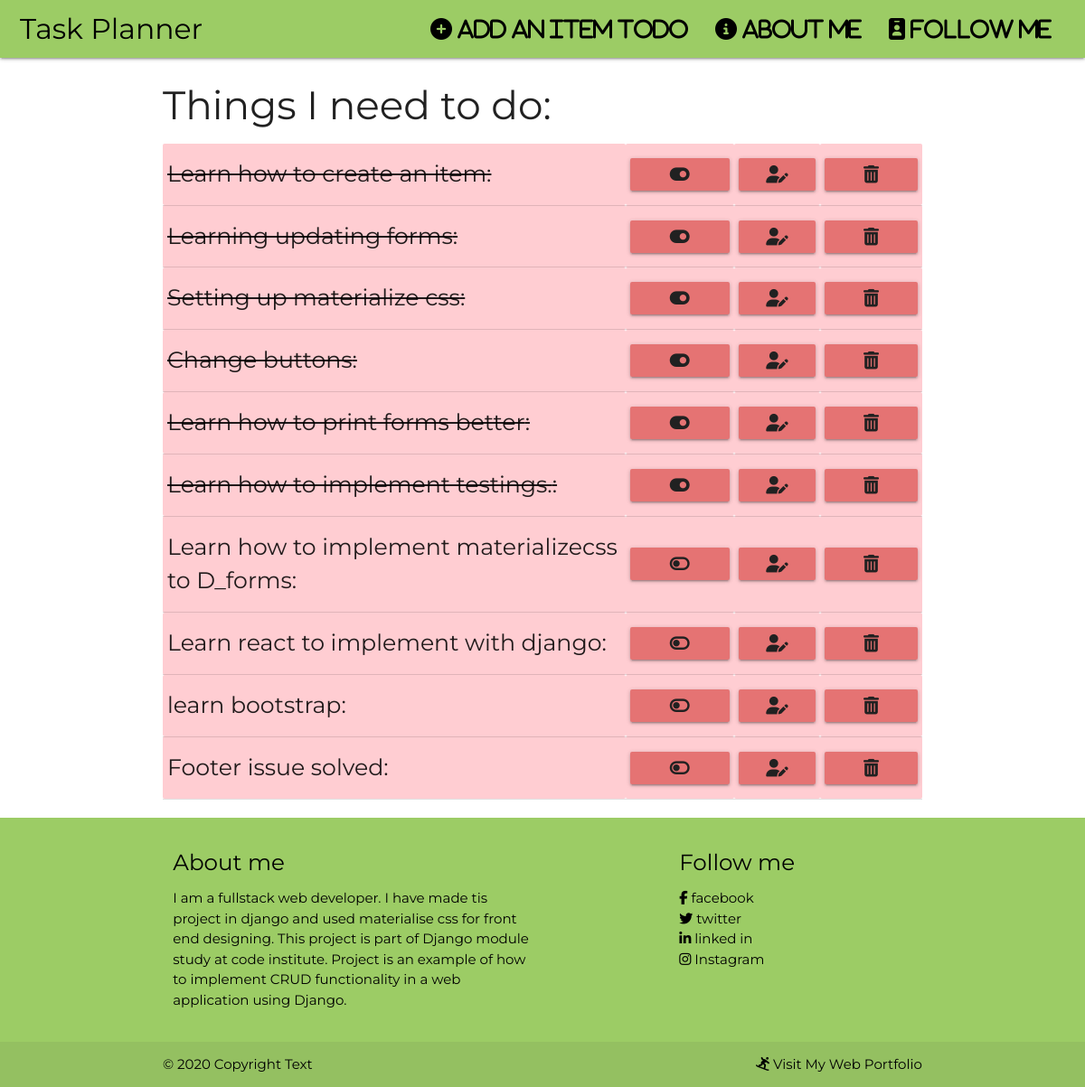
Before: / with the older database file.
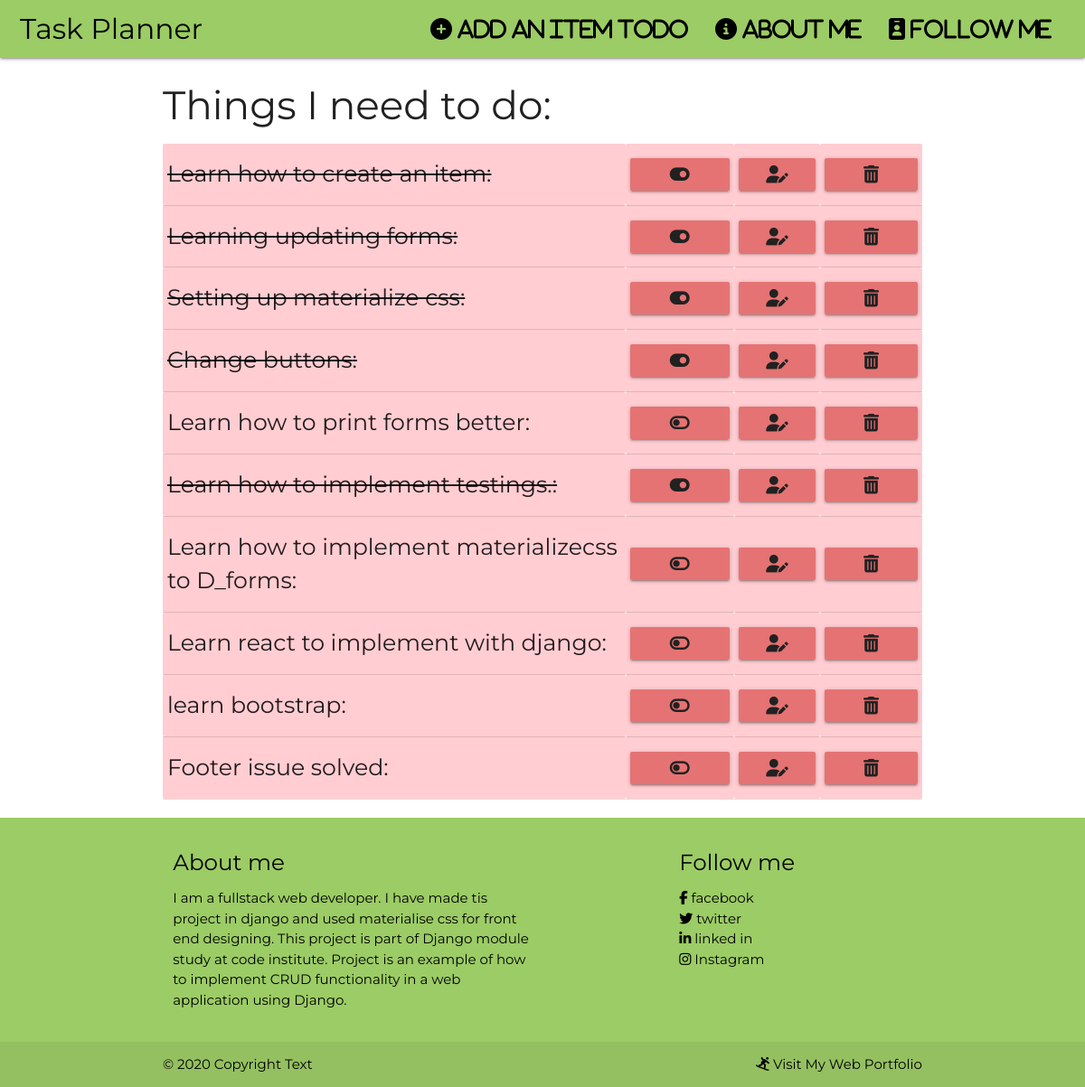
After: the same page with the newer database file.
### todo/models.py (models this page shows, shortened)
class Item(models.Model):
    name = models.CharField(max_length=50, null=False, blank=False)
    done = models.BooleanField(null=False, blank=False, default=False)

### todo/views.py (the view)
# urls.py: path('', views.get_todo_list, name='get_todo_list'),
def get_todo_list(request):
    items = Item.objects.all()
    context = {
        'items': items
    }
    return render(request, 'todo/todo_list.html', context)

### todo/templates/todo/todo_list.html (shortened to what this page needs)
<!DOCTYPE html>
<html lang="en">
<head>
	<link rel="stylesheet" href="https://cdnjs.cloudflare.com/ajax/libs/materialize/1.0.0/css/materialize.min.css">
</head>
<body>
	<header>
		<div class="navbar-fixed">
			<nav class="light-green lighten-1">
				<div class="nav-wrapper">
					<a href="#!" class="brand-logo hide-on-med-and-down black-text" style="margin-left:22px;">Task Planner</a>
					<ul class="right hide-on-med-and-down" style="margin-right:22px; font-weight:bolder;">
						<li><a href="/add" class="black-text"><i class="fas fa-plus-circle"> Add an Item Todo</i> </a></li>
						<li><a href="#footer" class="black-text"><i class="fas fa-info-circle"> About me</i></a></li>
						<li><a href="#footer" class="black-text"><i class="fas fa-id-badge"> Follow me</i></a></li>
					</ul>
				</div>
			</nav>
		</div>
	</header>
	<main>
		<div class="container" style="margin-bottom: 20px;">
			<h3 class="">Things I need to do:</h3>
			<table class="">
				{% for item in items %}
				<tr>
					{% if item.done %}
					<td class="flow-text red lighten-4"><strike>{{ item.name }}:</strike></td>
					{% else %}
					<td class="flow-text red lighten-4">{{ item.name }}:</td>
					{% endif %}
					<td class="red lighten-4">
                        {% if item.done %}
						<a href="/toggle/{{ item.id }}">
							<button class="waves-effect waves-light btn  red lighten-2"><i class="fas fa-toggle-on grey-text text-darken-4"></i> Toggle</button>
						</a>
                        {% else %}
                        <a href="/toggle/{{ item.id }}">
							<button class="waves-effect waves-light btn  red lighten-2"><i class="fas fa-toggle-off grey-text text-darken-4"></i> Toggle</button>
						</a>
                        {% endif %}
					</td>
					<td class="red lighten-4">
						<a href="/edit/{{ item.id }}">
							<button class="waves-effect waves-light btn  red lighten-2"><i class="fas fa-user-edit grey-text text-darken-4"></i> Edit</button>
						</a>
					</td>
					<td class="red lighten-4">
						<a href="/delete/{{ item.id }}">
							<button class="waves-effect waves-light btn  red lighten-2"><i class="fas fa-trash-alt grey-text text-darken-4"></i> Delete</button>
						</a>
					</td>
				</tr>
				{% empty %}
				<tr>
					<td>You have nothing to do.</td>
				</tr>
				{% endfor%}
			</table>
        </div>
	</main>
	<footer class="page-footer light-green lighten-1" >
		<div class="container">
			<div class="row">
				<div class="col l6 s12" >
					<h5 class="black-text">About me</h5>
					<p class="black-text" >I am a fullstack web developer. I have made tis project in
						django and used materialise css for front end designing.
						This project is part of Django module study at code institute. Project is an example of how to
						implement CRUD functionality in a web application using Django.</p>
				</div>
				<div class="col l4 offset-l2 s12">
					<h5 class="black-text">Follow me</h5>
					<ul>
						<li><a class="black-text" href="#!"><i class="fab fa-facebook-f"></i> facebook</a>
						</li>
						<li><a class="black-text" href="#!"><i class="fab fa-twitter"></i> twitter</a>
						</li>
						<li><a class="black-text" href="#!"><i class="fab fa-linkedin-in"></i> linked
								in</a></li>
						<li><a class="black-text" href="#!"><i class="fab fa-instagram"></i> Instagram</a>
						</li>
					</ul>
				</div>
			</div>
		</div>
		<div class="footer-copyright" id="footer">
			<div class="container black-text">
				© 2020 Copyright Text
				<a class=" right black-text" href="#!"><i class="fas fa-snowboarding"></i> Visit My Web
					Portfolio</a>
			</div>
		</div>
	</footer>
</body>
</html>

Changed rows visible on the page:
changed Item "Learn how to print forms better": done True → False (drawn)
